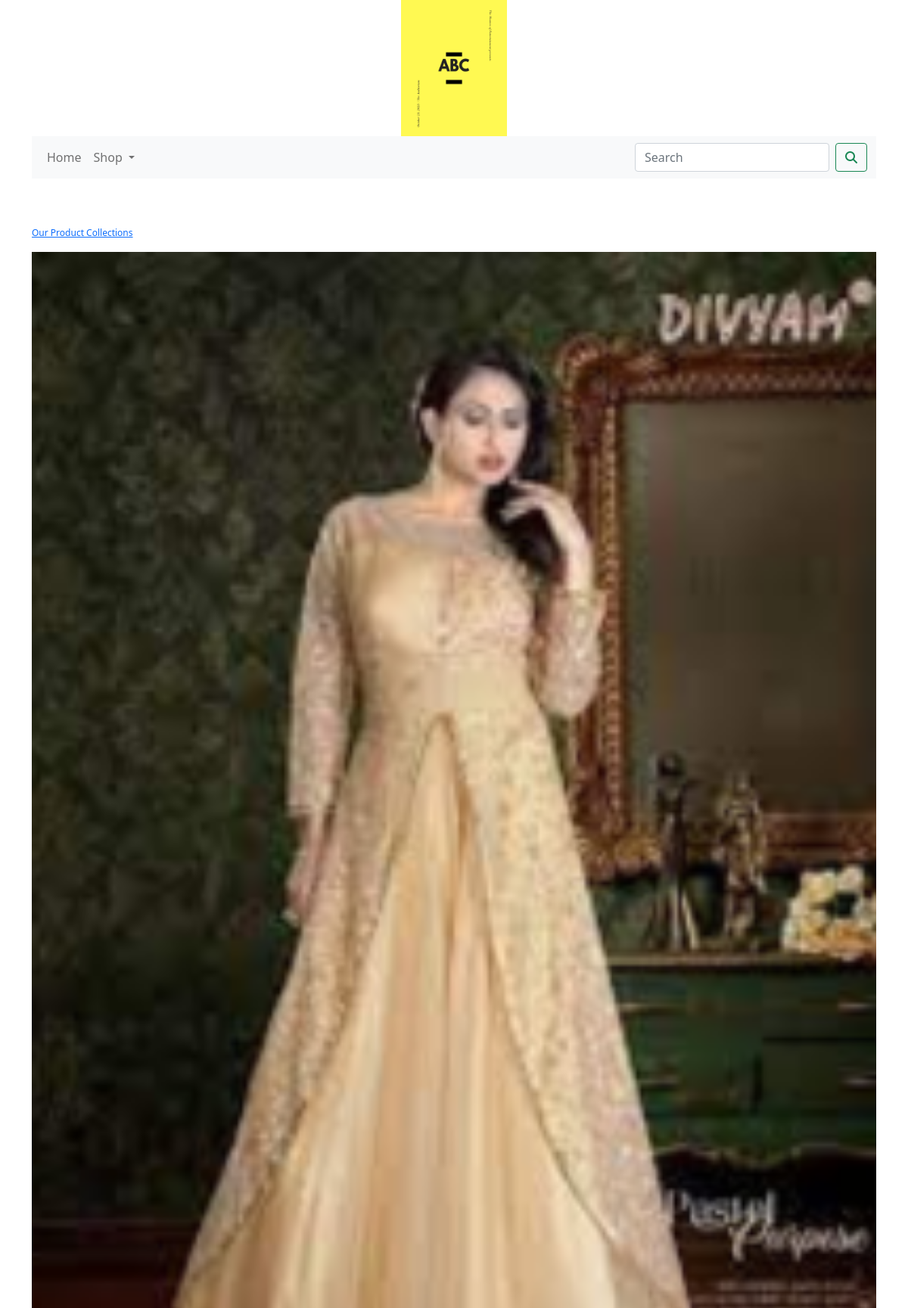
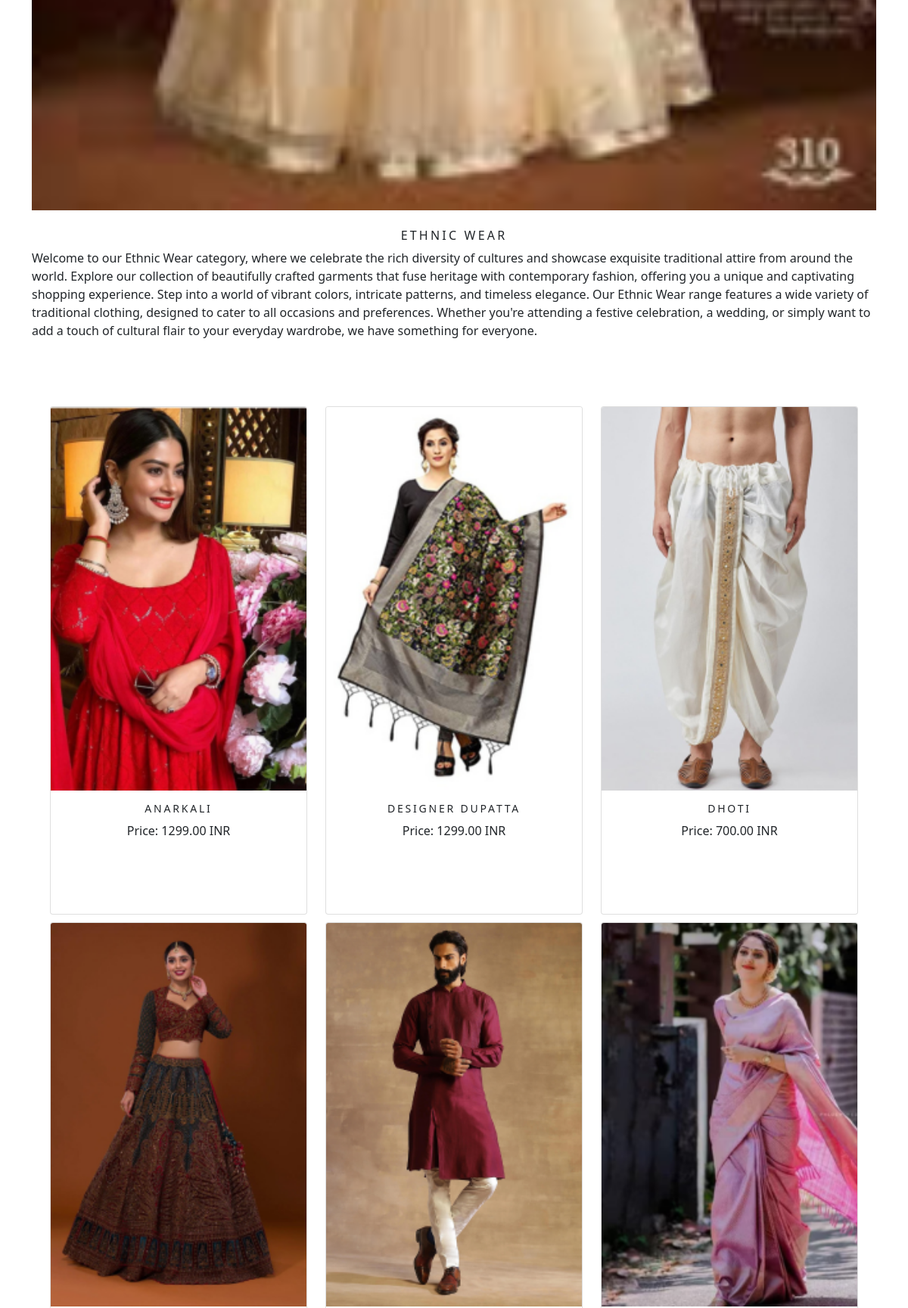
The page /shop/ethnic-wear/ (upper part) on the database its author committed (2 pictures, top to bottom).
### shop/models.py (models this page shows, shortened)
class Category(models.Model):
    name= models.CharField(max_length=250,unique=True)
    slug= models.SlugField(max_length=250,unique=True)
    desc= models.TextField(blank=True)
    image= models.ImageField(upload_to='category',blank=True)
    class Meta:
        ordering= ('name', )
        verbose_name= 'category'
        verbose_name_plural= 'categories'
    def get_url(self):
        return reverse('shop:products_by_category',args=[self.slug])

class Product(models.Model):
    name= models.CharField(max_length=250,unique=True)
    slug= models.SlugField(max_length=250,unique=True)
    desc= models.TextField(blank=True)
    price= models.DecimalField(max_digits=10,decimal_places=2)
    category= models.ForeignKey(Category,on_delete=models.CASCADE)
    image= models.ImageField(upload_to='product',blank=True)
    stock= models.IntegerField()
    available= models.BooleanField(default=True)
    created= models.DateTimeField(auto_now_add=True)
    updated= models.DateTimeField(auto_now=True)
    def get_url(self):
         return reverse('shop:prodCatDetail', args=[self.category.slug,self.slug])
    class Meta:
        ordering= ('name', )
        verbose_name= 'product'
        verbose_name_plural= 'products'

### shop/views.py (the view)
# urls.py: path('',views.allProdCat,name='allProdCat'),
def allProdCat(request,c_slug=None):
    c_page=None
    products_list=None
    if c_slug!=None:
        c_page=get_object_or_404(Category,slug=c_slug)
        products_list=Product.objects.all().filter(category=c_page,available=True)
    else:
        products_list=Product.objects.all().filter(available=True)
    paginator=Paginator(products_list,6)
    try:
        page=int(request.GET.get('page','1'))
    except:
        page=1
    try:
        products=paginator.page(page)
    except (EmptyPage, InvalidPage):
        products=paginator.page(paginator.num_pages)
    return render(request,'category.html',{'category':c_page,'products':products})

### cart/context_processors.py (called while the page is built)
def counter(request):
    item_count=0
    if 'admin' in request.path:
        return {}
    else:
        try:
            cart=Cart.objects.filter(cart_id=_cart_id(request))
            cart_items=CartItem.objects.all().filter(cart=cart[:1])
            for cart_item in cart_items:
                item_count += cart_item.quantity
        except Cart.DoesNotExist:
            item_count = 0
    return dict(item_count=item_count)

### cart/views.py (called while the page is built)
def _cart_id(request):
    cart= request.session.session_key
    if not cart:
        cart= request.session.create()
    return cart

### shop/context_processors.py (called while the page is built)
def menu_links(request):
    links=Category.objects.all()
    return dict(links=links)

### templates/category.html (shortened to what this page needs)
{% extends 'base.html' %}
{% load static %}
{% block body %}
 {% if category %}
  <div>
      <div class="row my_row_class">
          <div class="mx-auto">
          <p><a href="{% url 'shop:allProdCat' %}">Our Product Collections</a> </p>
          </div>
      </div>
  </div>
 {% endif %}
 <div class="mx-auto">
     {% if category %}
      <img class="my_image" src="{{category.image.url}}" alt="{{category.name}}" width="1250" height="400">
     </div><br>
     <div>
         <h1 class="text-center my_title">{{category.name}}</h1>
          <p class="text-justify">{{category.desc}}</p><br><br><br>
     </div>
 {% endif %}
<div class="container">
    <div class="row mx-auto">
        {% for product in products.object_list %}
        <div class="my_bottom_margin col-9 col-sm-12 col-md-4 col-lg-4">
            <div class="card text-center" style="min-width:18rem;height:42rem;" >
                 <a href="{{product.get_url}}"><img class="card-img-top my_image" src="{{product.image.url}}" alt="{{product.name}}"></a>
                <div class="card-body">
                    <h4>{{product.name}}</h4>
                    <p>Price: {{product.price}} INR</p><br><br><br>
                </div>
            </div>
        </div>
        {% endfor %}
    </div>
</div>
{% endblock %}

### static/css/custom.css (style rules this page uses)
body { font-family: 'Roboto', sans-serif; }
.my_row_class { padding-top: 15px; }
.my_row_class .mx-auto { color: #000; font-size: 12px; }
.my_image { width: 100%; height: auto; }
.my_title { font-size: 16px; text-transform: uppercase; letter-spacing: .2em; }
.my_bottom_margin { margin-bottom: 10px; }
.card-body h4 { font-size: 14px; text-transform: uppercase; letter-spacing: .2em; }

### rows shown on the page
Category: image (picture), name "ETHNIC WEAR", desc "Welcome to our Ethnic Wear category, where we celebrate the rich diversity of cultures and showcase exquisite traditional attire from around the world. Explore our collection of beautifully crafted garments that fuse heritage with contemporary fashion, offering you a unique and captivating shopping experience. Step into a world of vibrant colors, intricate patterns, and timeless elegance. Our Ethnic Wear range features a wide variety of traditional clothing, designed to cater to all occasions and preferences. Whether you're attending a festive celebration, a wedding, or simply want to add a touch of cultural flair to your everyday wardrobe, we have something for everyone."
Product: image (picture), name "ANARKALI", price "1299.00"
Product: image (picture), name "DESIGNER DUPATTA", price "1299.00"
Product: image (picture), name "DHOTI", price "700.00"
Product: image (picture)
Product: image (picture)
Product: image (picture)
